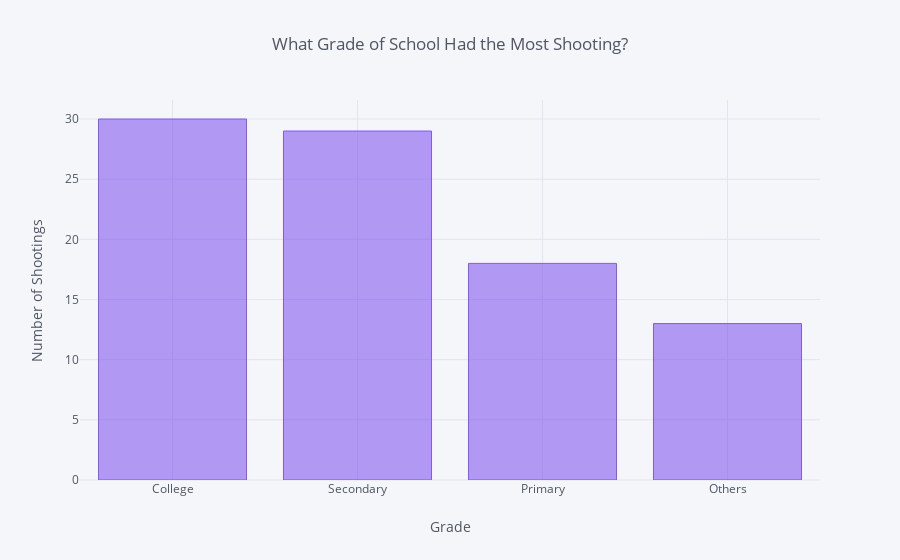

Write notebook code for a chart like this one.
### Markdown cell above
# Graph 4: What level of school had the most shooting incidents?

### Code cell
school = data[['Title','School Related','Place Type']]
school = school[ school['School Related'].str.lower().str.contains('yes') ]

def grade(s):
    if 'college' in s.lower():
        return 'College'    
    elif 'primary' in s.lower():
        return 'Primary'
    elif 'secondary' in s.lower():
        return 'Secondary'   
    else:
        return 'Others'

school['Place Type'].apply(grade).value_counts().iplot(kind='bar', 
                                                       xTitle= 'Grade', 
                                                       yTitle='Number of Shootings', 
                                                       title='What Grade of School Had the Most Shooting?',
                                                       color= '#835AF1')

### Figure 1 — Plotly figure (JSON) as saved in the notebook; plotly's stock layout.template omitted (floating-point values rounded to 4 significant figures)
{"data": [{"marker": {"color": "rgba(131, 90, 241, 0.6)", "line": {"color": "rgba(131, 90, 241, 1.0)", "width": 1}}, "name": "Place Type", "orientation": "v", "text": "", "type": "bar", "x": ["College", "Secondary", "Primary", "Others"], "y": [30, 29, 18, 13]}], "layout": {"legend": {"bgcolor": "#F5F6F9", "font": {"color": "#4D5663"}}, "paper_bgcolor": "#F5F6F9", "plot_bgcolor": "#F5F6F9", "title": "What Grade of School Had the Most Shooting?", "titlefont": {"color": "#4D5663"}, "xaxis1": {"gridcolor": "#E1E5ED", "showgrid": true, "tickfont": {"color": "#4D5663"}, "title": "Grade", "titlefont": {"color": "#4D5663"}, "zerolinecolor": "#E1E5ED"}, "yaxis1": {"gridcolor": "#E1E5ED", "showgrid": true, "tickfont": {"color": "#4D5663"}, "title": "Number of Shootings", "titlefont": {"color": "#4D5663"}, "zerolinecolor": "#E1E5ED"}}}
